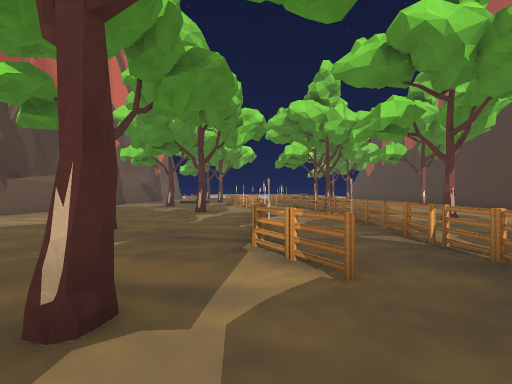
View 1 (above)

21 first-person views from a walk through a Unity game level. The camera is 1.4 m above the floor, looks level and sees 90° across. The floor is counted in squares, 2 m on a side. Each view is taken from the middle of a square. On the plan, view 1 faces up. The plan holds only what a view shows up to about 9 squares ahead; the rest is blank. The place goes on beyond the plan. The player is left out. Some surface patterns are stand-ins.

View 2
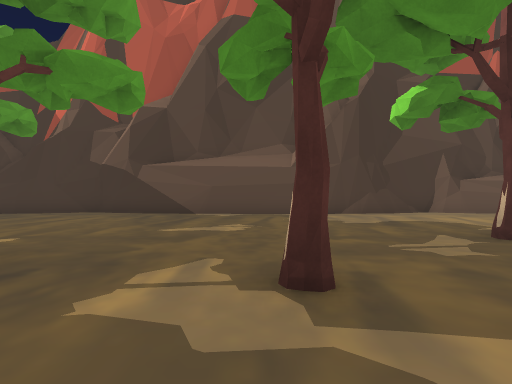

View 3
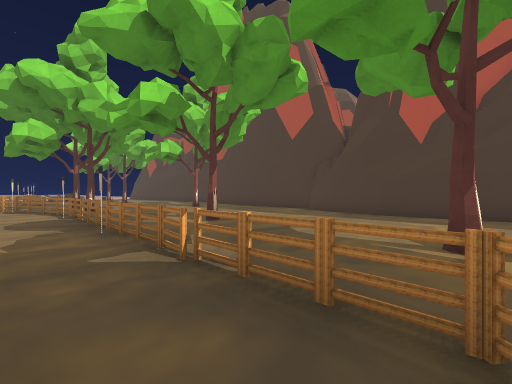

View 4
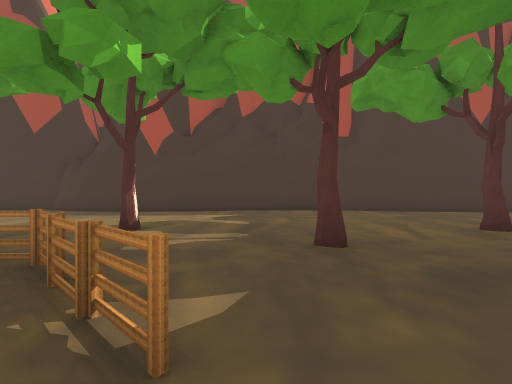

View 5
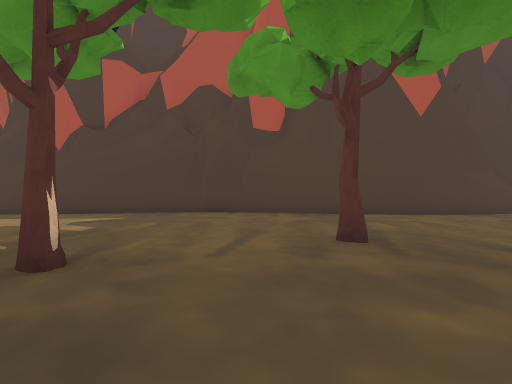

View 6
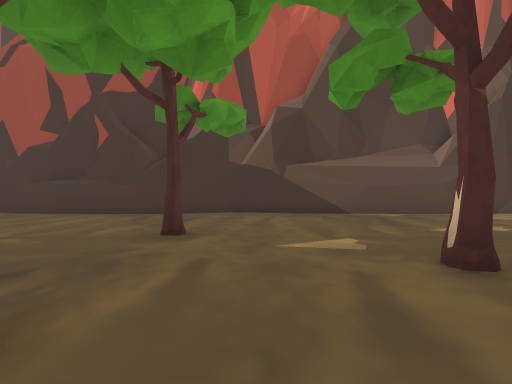

View 7
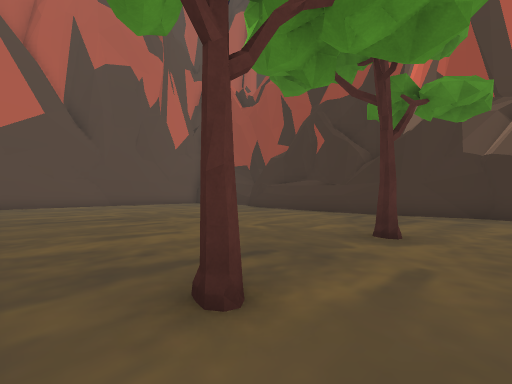

View 8
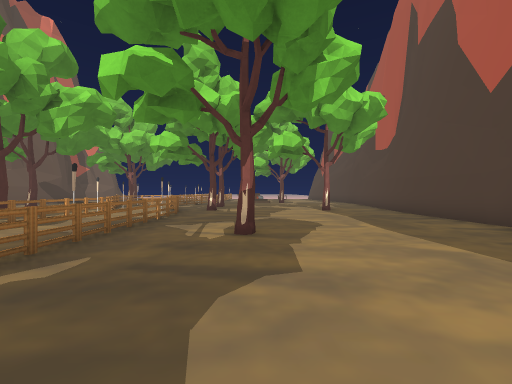

View 9
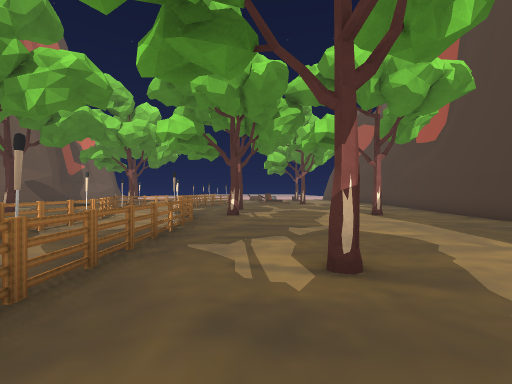

View 10
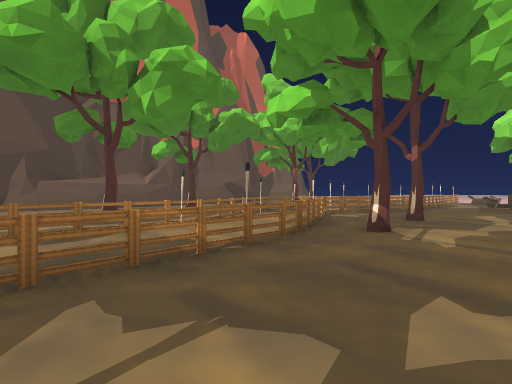

View 11
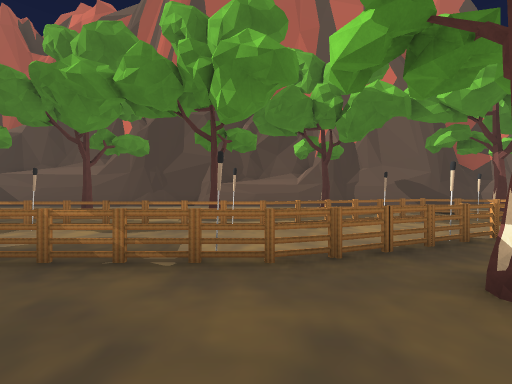

View 12
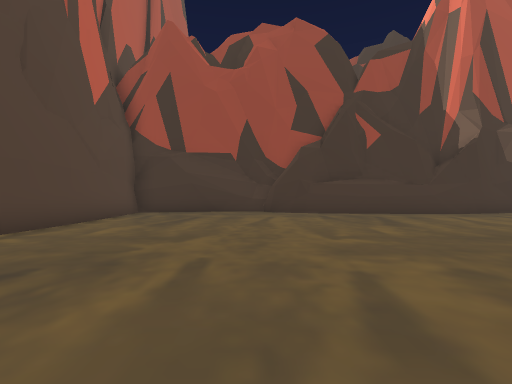

View 13
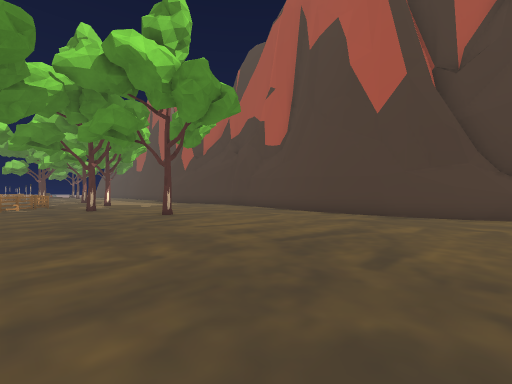

View 14
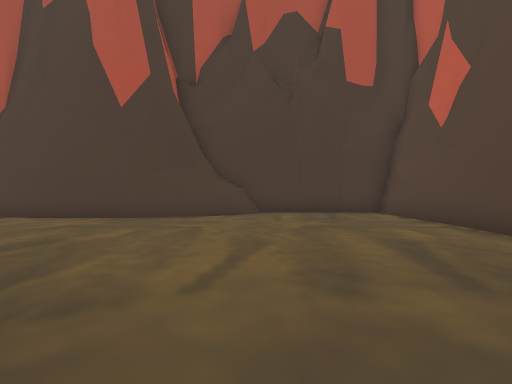

View 15
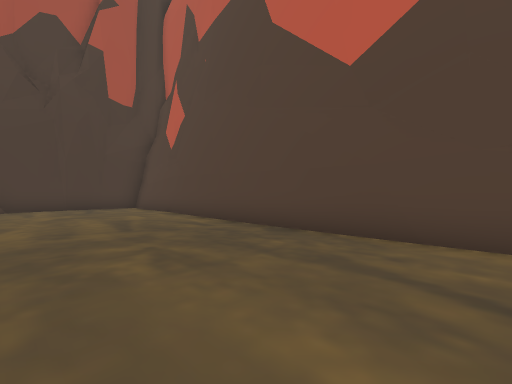

View 16
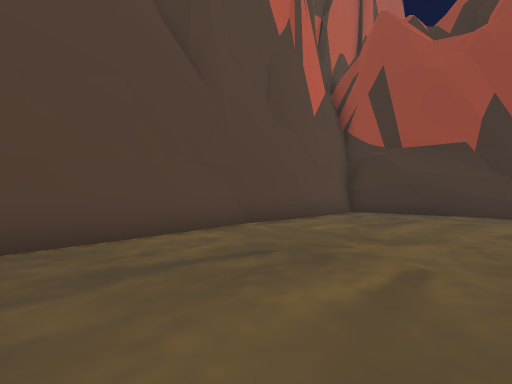

View 17
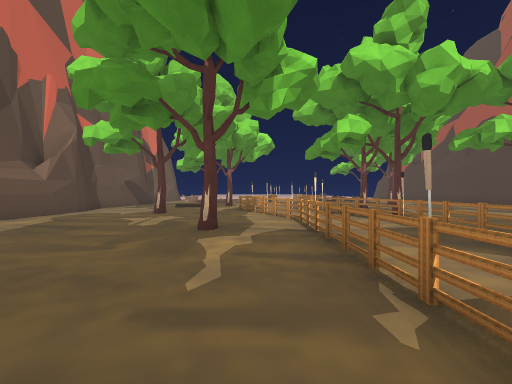

View 18
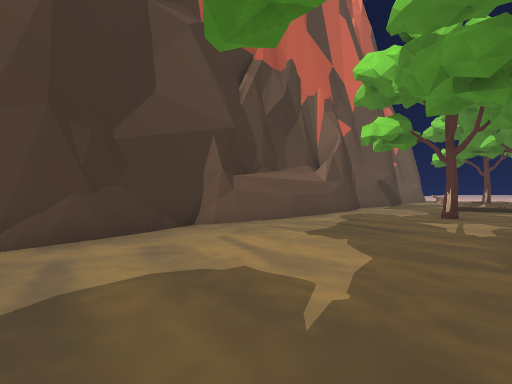

View 19
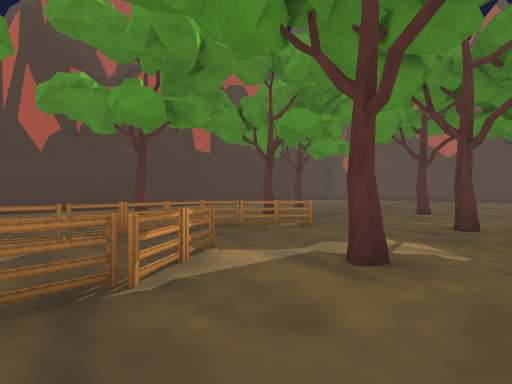

View 20
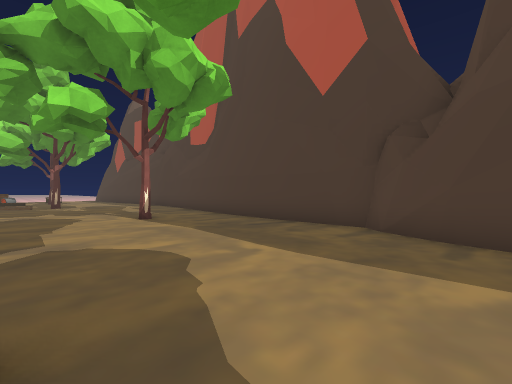

View 21
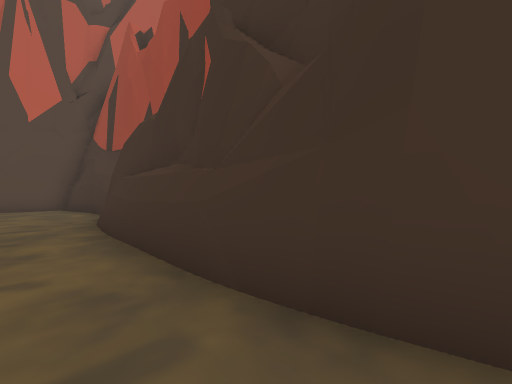

### Floor plan
Points are (right, up) in squares from view 1. A wall is a line through its corners. A room is listed if a view was taken in it or the views show most of it. See-through windows are left out.
Room 1 (views 1, 2, 3, 4, 5, 6, 7, 8, 9, 10, 11, 12, 13, 14, 15, 16, 17, 18, 19, 20, 21)
walls: (8.3, 1.9) (8.2, 2.5); (-7.4, -1.3) (-7.6, -3.9) (-7.9, -4.4) (-7.3, -6.9); (-7.5, -3.2) (-7.7, -3.9); (9.7, -3.3) (9.7, -2.8); (-7.7, -3.6) (-7.9, -4.3); (9.8, -3.7) (9.9, -1.6); (9.3, 1.4) (9.1, 3); (9.1, 1.9) (9, 4.2); (10, -1.7) (9.4, 1.6); (-7.7, -5.8) (-7.5, -6.3) (-7.5, -7); (10.5, -2.1) (10.5, -1.5); (-7.4, -6.9) (-7.7, -12.7) (-8, -13.4); (8.5, -8.4) (8.6, -7.8); (9.2, 3.7) (9.3, 4.2); (9, -8) (10, -3.7); (9.2, 4) (9.2, 4.5); (9.4, 4.1) (9.5, 4.6); (8.9, -8.8) (9, -7.8); (9.1, -9.5) (9.1, -8.1); (9.5, 5.2) (9.6, 5.7); (-7.6, 5.1) (-7.5, 4); (9.5, 5.6) (9.8, 6.5); (9.5, 5.6) (10, 6.5); (-7.4, -10.5) (-7.6, -12.5); (9.1, -11) (9, -8.4); (-7.8, 6.5) (-7.5, 5.7); (9.9, 6.4) (10.2, 6.8) (10.1, 10.6); (-7.8, 6.6) (-7.4, 4.6); (9.1, -11.6) (9, -11); (9.4, -11.5) (9.1, -10.3); (-7.7, 7.6) (-7.9, 7.3); (-7.5, 8) (-7.8, 7.1) (-7.7, 5.9); (-7.6, -12.1) (-7.9, -13.6); (-7.9, -12.8) (-8, -13.4); (9.8, -13.3) (9.5, -12.6); (10.3, -13.6) (9.8, -13.1) (9.4, -11.9); (-8.4, -14) (-7.9, -18); (-8.7, -14) (-8.6, -14.4); (-7.4, 11) (-7.7, 7.5); (10.2, 10.5) (10.5, 13.1); (-8.7, -14.3) (-8.5, -15); (3.7, -18) (4.2, -18); (10.8, -15) (10.6, -13.6); (-2.5, -18.1) (6.5, -18); (10.9, -15.2) (10.8, -14.4); (-2.5, -18.4) (-1, -18.3); (6.2, -18.2) (7.5, -18.3); (-8.2, -16.4) (-7.8, -18) (-5.6, -18); (-5.3, -18) (-3.4, -18.2); (7.2, -18.3) (8.4, -18.2); (8.2, -18) (10.5, -17.9); (8.2, -18.3) (9.7, -18.5); (11, -16.8) (10.9, -15); (-7.8, -18.2) (-4.6, -18.2); (9.7, -18.3) (10.2, -18.3); (10.7, -18.4) (11, -15.7)
low walls: (-7.4, 4.8) (-7.4, 4.3); (9.8, 6.6) (10.1, 7); (-7.6, 7.5) (-7.8, 7.1); (-7.5, 8.6) (-7.5, 7.9); (-7.6, -12.8) (-7.9, -13.3); (10.2, 10.9) (10.2, 11.5)
objects: tree (-4, 12); tree (-3, -5); tree (-3, 5); tree (-2, 9); other object (-2, 13); tree (-1, -2); tree (-1, 1); fence (-1, 6); other object (-1, 10); fence (-1, 12); other object (-1, 13); tree (0, -5); fence (0, 3); fence (0, 4); fence (0, 5); torch (0, 6); fence (0, 7); fence (0, 8); fence (0, 9); fence (0, 10); fence (0, 11); fence (1, 0); fence (1, 2); fence (1, 13); fence (2, 0); fence (2, 1); fence (2, 2); fence (2, 3); fence (2, 4); fence (2, 5); torch (2, 6); fence (2, 7); fence (2, 8); fence (2, 9); fence (2, 10); fence (2, 11); fence (2, 12); torch (2, 13); tree (3, -2); fence (3, 6); torch (3, 10); tree (3, 12); tree (5, -5); tree (5, 1); tree (5, 6); tree (8, 12)

Where each view was taken, in squares from view 1:
view 1: 0 up, 0 right, facing up
view 2: 1 up, 1 right, facing left
view 3: 1 up, 1 right, facing up-right
view 4: 1 down, 0 right, facing right
view 5: 4 down, 1 right, facing right
view 6: 4 down, 1 right, facing left
view 7: 4 down, 1 right, facing down-left
view 8: 2 up, 5 right, facing up
view 9: 4 up, 4 right, facing up
view 10: 7 up, 5 right, facing up-left
view 11: 10 up, 5 right, facing left
view 12: 14 down, 1 right, facing left
view 13: 13 down, 1 right, facing up-right
view 14: 14 down, 2 right, facing right
view 15: 14 down, 1 left, facing down-right
view 16: 14 down, 1 right, facing down-left
view 17: 4 up, 1 left, facing up
view 18: 4 up, 3 left, facing up-left
view 19: 4 up, 2 left, facing down-right
view 20: 5 up, 5 right, facing up-right
view 21: 6 down, 6 left, facing down-left
